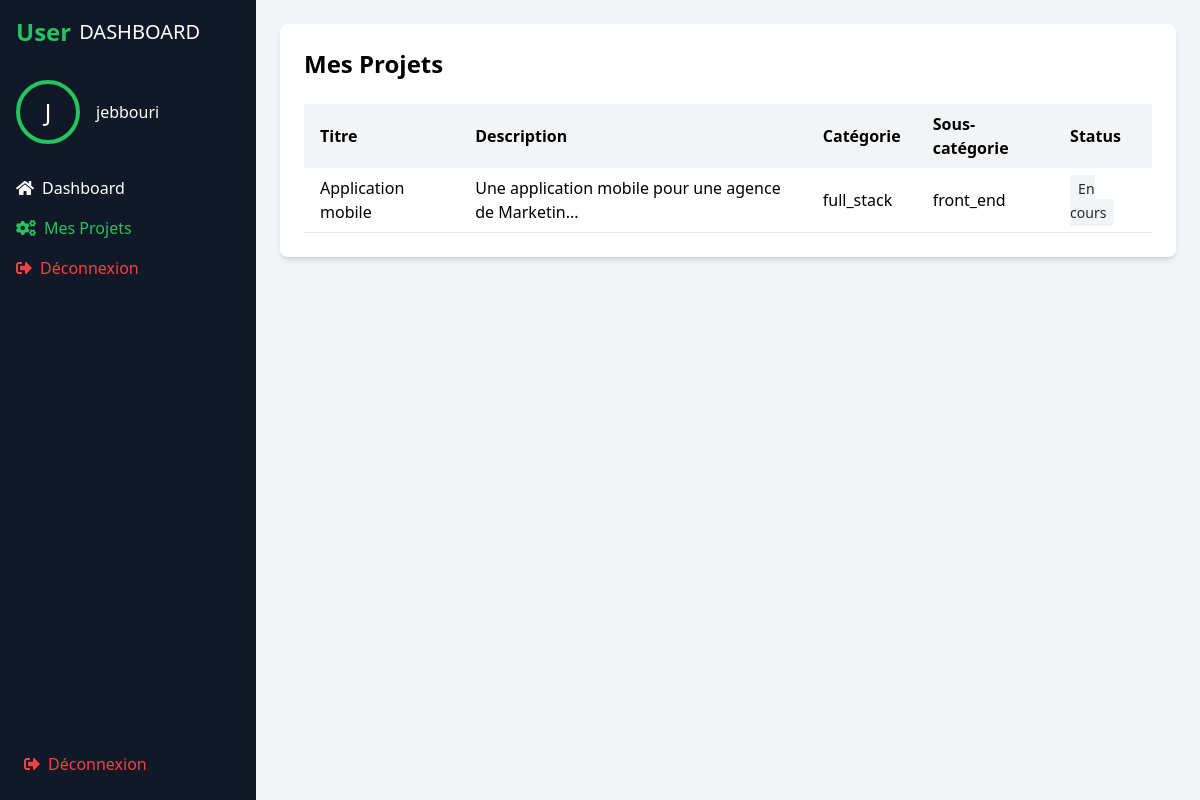
The page /user/mes_projets.php (signed in) on the database its author committed.
### tables this page shows
CREATE TABLE `projets` (
  `id_projet` int NOT NULL,
  `titre_projet` varchar(255) NOT NULL,
  `DESCRIPTION` text,
  `id_categorie` int DEFAULT NULL,
  `id_sous_categorie` int DEFAULT NULL,
  `id_utilisateur` int DEFAULT NULL,
  `status` varchar(50) NOT NULL
);

CREATE TABLE `categories` (
  `id_categorie` int NOT NULL,
  `nom_categorie` varchar(255) NOT NULL
);

CREATE TABLE `souscategorie` (
  `id_sous_categorie` int NOT NULL,
  `nom_sous_categorie` varchar(255) NOT NULL,
  `id_categorie` int DEFAULT NULL
);

### user/mes_projets.php (the view, shortened to what this page needs)
<?php
require_once '../config.php';
function getStatusColor($status) {
    switch($status) {
        default:
            return 'bg-gray-100 text-gray-800';
    }
}
$stmt = $pdo->prepare("
    SELECT p.*, c.nom_categorie, sc.nom_sous_categorie
    FROM projets p
    LEFT JOIN categories c ON p.id_categorie = c.id_categorie
    LEFT JOIN souscategorie sc ON p.id_sous_categorie = sc.id_sous_categorie
    WHERE p.id_utilisateur = ?
    ORDER BY p.id_projet DESC
");
$stmt->execute([$_SESSION['user_id']]);
$projets = $stmt->fetchAll();
$username = $_SESSION['username'];
?>
<!DOCTYPE html>
<html lang="fr">
<head>
    <script src="../Config_tailwind/tailwind.js"></script>
    <link href="https://cdnjs.cloudflare.com/ajax/libs/font-awesome/5.15.3/css/all.min.css" rel="stylesheet"/>
</head>
<body class="bg-gray-100">
    <div class="flex h-screen">
        <div class="bg-gray-900 text-white w-64 p-4 flex flex-col">
            <div class="flex items-center mb-8">
                <span class="text-green-500 text-2xl font-bold">User</span>
                <span class="ml-2 text-xl">DASHBOARD</span>
            </div>
            <div class="flex items-center mb-8">
                <div class="w-16 h-16 rounded-full border-4 border-green-500 flex items-center justify-center">
                    <span class="text-2xl"><?php echo strtoupper(substr($username, 0, 1)); ?></span>
                </div>
                <span class="ml-4"><?php echo htmlspecialchars($username); ?></span>
            </div>
            <nav class="flex-1">
                <ul>
                <li class="mb-4">
                <a class="flex items-center  hover:text-green-500  text-white"  href="dashboard.php">
                <i class="fas fa-home mr-2">
                    </i>Dashboard</a></li>
                </ul>
                <ul>
                <li class="mb-4">
                <a class="flex items-center   text-green-500"  href="mes_projets.php">
                <i class="fas fa-cogs mr-2">
                    </i>Mes Projets</a></li>
                </ul>
                <ul>
                <li class="mb-4">
                <a class="flex items-center text-red-500 hover:text-white"
                    href="../logout.php">
                    <i class="fas fa-sign-out-alt mr-2">
                    </i>Déconnexion</a></li>
                </ul>
            </nav>
            <div class="mt-auto">
                <a href="../logout.php" class="flex items-center space-x-2 p-2 hover:bg-gray-800 rounded text-red-500">
                    <i class="fas fa-sign-out-alt"></i>
                    <span>Déconnexion</span>
                </a>
            </div>
        </div>
        <div class="flex-1 overflow-y-auto">
            <div class="container p-6">
                <div class="bg-white rounded-lg shadow-md p-6">
                    <h2 class="text-2xl font-bold mb-6">Mes Projets</h2>
                    <div class="overflow-x-auto">
                        <table class="w-full">
                            <thead>
                                <tr class="bg-gray-100">
                                    <th class="px-4 py-2 text-left">Titre</th>
                                    <th class="px-4 py-2 text-left">Description</th>
                                    <th class="px-4 py-2 text-left">Catégorie</th>
                                    <th class="px-4 py-2 text-left">Sous-catégorie</th>
                                    <th class="px-4 py-2 text-left">Status</th>
                                </tr>
                            </thead>
                            <tbody>
                                <?php foreach ($projets as $projet): ?>
                                    <tr class="border-b hover:bg-gray-50">
                                        <td class="px-4 py-2"><?php echo htmlspecialchars($projet['titre_projet']); ?></td>
                                        <td class="px-4 py-2">
                                            <?php
                                            $description = htmlspecialchars($projet['DESCRIPTION']);
                                            echo strlen($description) > 50 ? substr($description, 0, 50) . '...' : $description;
                                            ?>
                                        </td>
                                        <td class="px-4 py-2"><?php echo htmlspecialchars($projet['nom_categorie']); ?></td>
                                        <td class="px-4 py-2"><?php echo htmlspecialchars($projet['nom_sous_categorie']); ?></td>
                                        <td class="px-4 py-2">
                                            <span class="px-2 py-1 rounded text-sm <?php echo getStatusColor($projet['status']); ?>">
                                                <?php
                                                switch($projet['status']) {
                                                    default:
                                                        echo 'En cours';
                                                }
                                                ?>
                                            </span>
                                        </td>
                                    </tr>
                                <?php endforeach; ?>
                            </tbody>
                        </table>
                    </div>
                </div>
            </div>
        </div>
    </div>
</body>
</html>

### rows shown on the page
projets: titre_projet "Application mobile", DESCRIPTION "Une application mobile pour une agence de Marketin", id_categorie.nom_categorie "full_stack", id_sous_categorie.nom_sous_categorie "front_end", status "En cours"

### other values the page prints
substr($username, 0, 1) "J"
$username "jebbouri"
